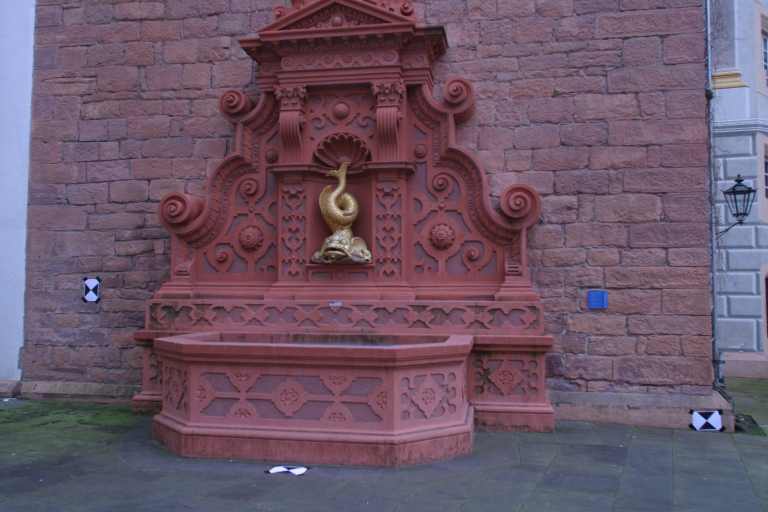
%> input picture initialization/test/fountain_1.jpg, 1536 x 1024 px (shown at 1/2 size)
$ octave test_estimateProjectionRANSAC.m   (GNU Octave 9; MATLAB toolbox functions it lacks are replaced by stand-ins)
%> lines starting %> are read from the running program, lines starting %| are printed output that depends on the picture
%% Test estimateProjectionRANSAC
clear all; close all; clc;
% path_to_file = fileparts(which('test_estimateFundamentalMatrix.m'));
% path_to_code = [path_to_file,'/../..'];
% addpath(genpath(path_to_code));

% load images
database_image_colour = imread('initialization/test/fountain_1.jpg');
%> database_image_colour is the input picture: size 1024x1536x3 uint8; mean R, G, B 107.1, 85.8, 103.1
query_image_colour = imread('initialization/test/fountain_2.jpg');
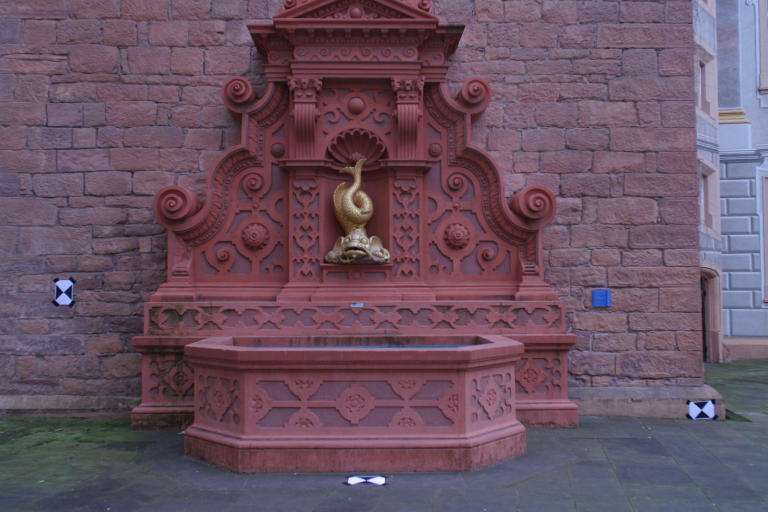
%> input picture initialization/test/fountain_2.jpg, 1536 x 1024 px (shown at 1/2 size)
%> query_image_colour is the input picture: size 1024x1536x3 uint8; mean R, G, B 105, 81.8, 97.7
database_image = rgb2gray(database_image_colour);
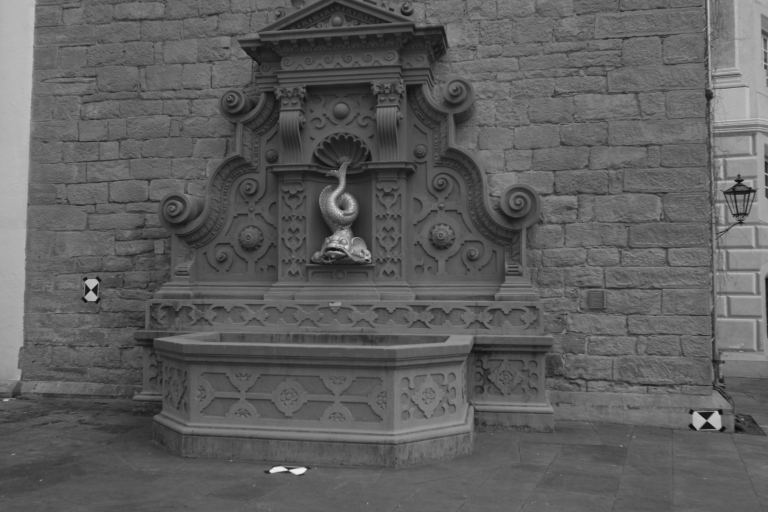
%> database_image: size 1024x1536 uint8 (shown at 1/2 size); min 7, max 243, mean 94.2
query_image = rgb2gray(query_image_colour);
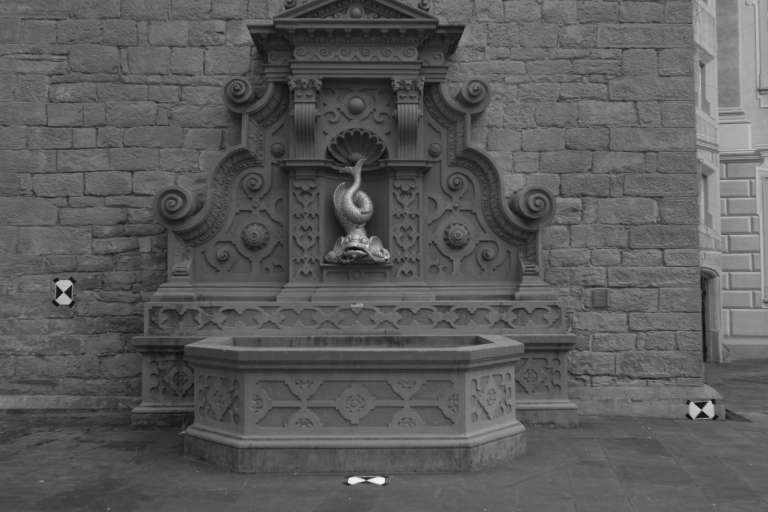
%> query_image: size 1024x1536 uint8 (shown at 1/2 size); min 11, max 243, mean 90.6

% control parameter
plot_all_matches = true;

% parameters
K = [1379.74 0 760.35
    0 1382.08 503.41
    0 0 1 ];
harris_patch_size = 9;
harris_kappa = 0.08;
num_keypoints = 400;
nonmaximum_supression_radius = 8;
descriptor_radius = 9;
match_lambda = 7;

% prepare points using given (outlier-free) correspondances
%> (the run ends here)
